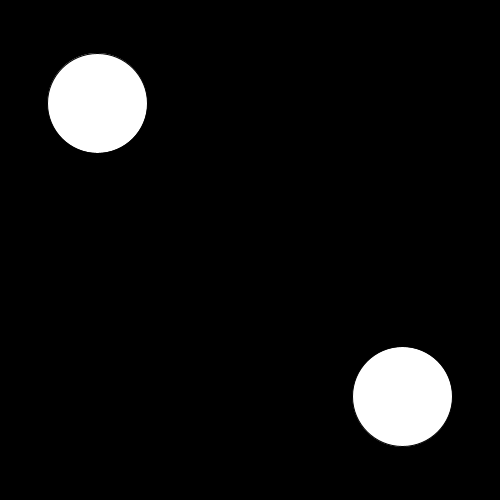
Frame 1 (no input)
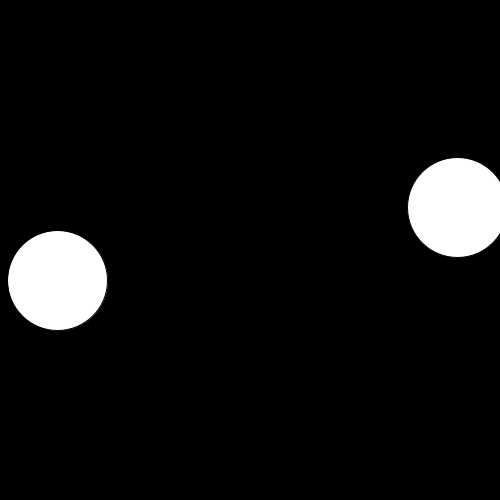
Frame 60 (the mouse pressed at the canvas centre just before this capture)
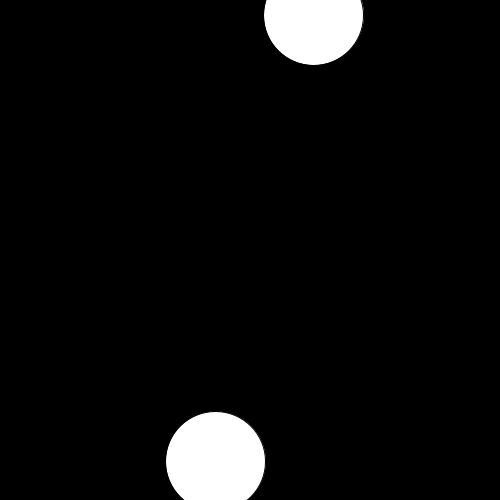
Frame 120 (the mouse held since frame 60 and released just before this capture)

The Processing sketch that drew these frames (run headless with seeded random() and noise(); from frame 60 on, the mouse is pressed at the canvas centre):

// Processing sketch: BateBola
// ── BateBola.pde
PVector a = new PVector(100, 100);
PVector av = new PVector(0, 0);
PVector b = new PVector(400, 400);
PVector bv = new PVector(0, 0);
int v = 4;
float r = 100;
void setup() {
  size(500, 500);
  av = PVector.random2D();
  bv = PVector.random2D();
  av.setMag(v);
  bv.setMag(v);
}

void draw() {
  background(0);
  a.add(av);
  b.add(bv);
  colideParede();
  colideDois();
  desenha();
}

void colideDois() {
  if (dist(a.x, a.y, b.x, b.y)<r) {
    PVector nova = new PVector(b.x-a.x, b.y-a.y);
    av.set(nova);
    av.setMag(v);
    bv.set(nova);
    bv.setMag(v);
    av.x = -av.x;
    av.y = -av.y;
  }
}

void desenha() {
  circle(a.x, a.y, r);
  circle(b.x, b.y, r);
}

void colideParede() {
  if (a.x>500 || a.x<0) {
    av.x*=-1;
  }
  if (b.x>500 || b.x<0) {
    bv.x*=-1;
  }
  if (a.y>500 || a.y<0) {
    av.y*=-1;
  }
  if (b.y>500 || b.y<0) {
    bv.y*=-1;
  }
}
